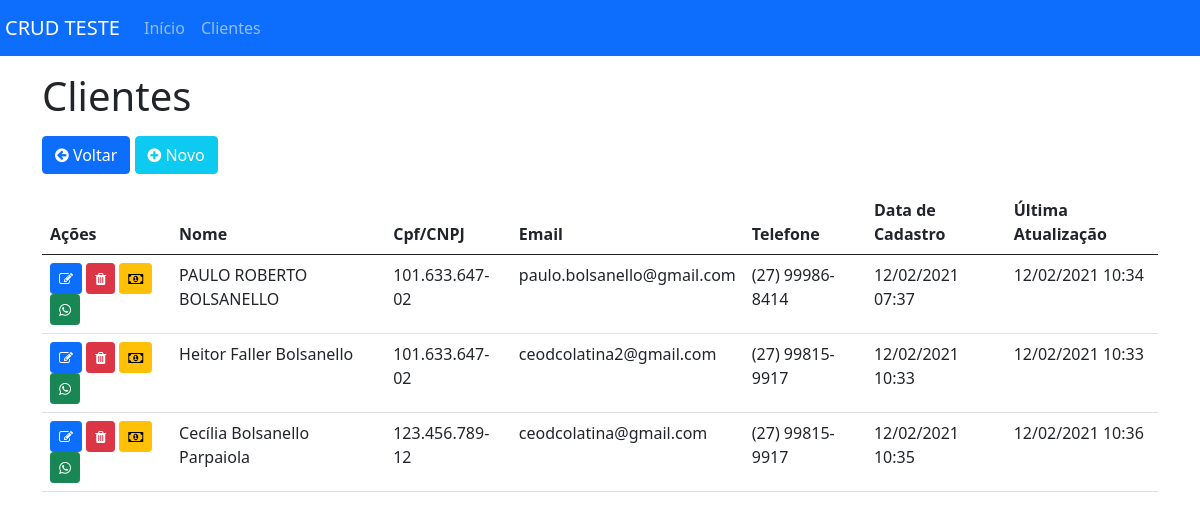
Screenshot of /clientes with the database file from the repository.
### tables this page shows
CREATE TABLE `clientes` (
  `id` int(11) NOT NULL,
  `nome` varchar(250) NOT NULL,
  `cpfcnpj` varchar(15) NOT NULL,
  `data_nascimento` date NOT NULL,
  `email` varchar(250) NOT NULL,
  `telefone` varchar(15) NOT NULL,
  `endereco` varchar(250) NOT NULL,
  `numero` varchar(255) NOT NULL,
  `bairro` varchar(255) NOT NULL,
  `cep` varchar(10) NOT NULL,
  `cidade` varchar(250) NOT NULL,
  `estado` varchar(2) NOT NULL,
  `created` datetime DEFAULT NULL,
  `updated` datetime DEFAULT NULL,
  `deleted` datetime DEFAULT NULL
);

### Classes/url.php (called while the page is built, shortened)
<?php
class Url
{
    private static $url = null;
    private static $baseUrl = null;
    public static function getBase()
    {
        if( self::$baseUrl != null )
            return self::$baseUrl;
        $startUrl = strlen( $_SERVER["DOCUMENT_ROOT"] );
        $excludeUrl = substr( $_SERVER["SCRIPT_FILENAME"], $startUrl, -9 );
        if( $excludeUrl[0] == "/" )
            self::$baseUrl = $excludeUrl;
        else
            self::$baseUrl = "/" . $excludeUrl;
        return self::$baseUrl;
    }
    public static function getURL( $id )
    {
        if( isset( self::$url[ $id ] ) )
            return self::$url[ $id ];
        return null;
    }
    private static function getURLList()
    {
        $startUrl = strlen( $_SERVER["DOCUMENT_ROOT"] ) -1;
        $excludeUrl = substr( $_SERVER["SCRIPT_FILENAME"], $startUrl, -10 );
        $request = $_SERVER['REQUEST_URI'];
        $request = substr( $request, strlen( $excludeUrl ) );
        $urlTmp = explode("?", $request);
        $request = $urlTmp[ 0 ];
        $urlExplodida = explode("/", $request);
        $retorna = array();
        for($a = 0; $a <= count($urlExplodida); $a ++)
        {
            if(isset($urlExplodida[$a]) AND $urlExplodida[$a] != "")
            {
                array_push($retorna, $urlExplodida[$a]);
            }
        }
        self::$url = $retorna;
    }
}
?>

### Classes/Cliente.php (called while the page is built, shortened)
<?php
class Cliente{
    private $table = "clientes";
    public function fetchAll(){
        try {
            $conexao = Database::conexao();
            $stmt = $conexao->prepare("SELECT * FROM ".$this->table." WHERE deleted IS NULL");
            $data = [];
            if ($stmt->execute()) {
                while ($result = $stmt->fetch(PDO::FETCH_OBJ)) {
                    $data[] = array(
                                    "id" => $result->id,
                                    "nome" => $result->nome,
                                    "cpfcnpj" => $result->cpfcnpj,
                                    "data_nascimento" => $result->data_nascimento,
                                    "email" => $result->email,
                                    "telefone" => $result->telefone,
                                    "endereco" => $result->endereco,
                                    "numero" => $result->numero,
                                    "bairro" => $result->bairro,
                                    "cep" => $result->cep,
                                    "cidade" => $result->cidade,
                                    "estado" => $result->estado,
                                    "created" => $result->created,
                                    "updated" => $result->updated,
                                    "deleted" => $result->deleted,
                                );
                }
                return $data;
            } else {
                echo "Erro: Não foi possível recuperar os dados do banco de dados";
            }
        } catch (PDOException $erro) {
            echo "Erro: ".$erro->getMessage();
        }
    }
}

### Helpers/Common.php (called while the page is built, shortened)
<?php
class Common {
    public static function getMaskedDocumento($doc){
        $doc = self::Replace('/[^0-9]/','',$doc);
        return self::Mask($doc,(strlen($doc)>11?'##.###.###/####-##':'###.###.###-##'));
    }
    public static function Replace($regularexp, $to, $string){
        return preg_replace_callback($regularexp, function () use ($to) { return $to; }, $string);
    }
    public static function Mask($val, $mask) {
        $val = self::Replace('/[^0-9]/','', $val);
        $maskared = '';
        $k = 0;
        for ($i = 0; $i <= strlen($mask) - 1; $i++) {
            if ($mask[$i] == '#') {
                if (isset($val[$k]))
                    $maskared .= $val[$k++];
            }
            else {
                if (isset($mask[$i]))
                    $maskared .= $mask[$i];
            }
        }
        return $maskared;
    }
}

### Helpers/Data.php (called while the page is built, shortened)
<?php
class Data {
    public static function getFormat($data, $formato, $lang = 'PT') {
        if (self::isValid($data)) {
            $regex2 = '/^([0-9]{4})-([0-9]{2})-([0-9]{2})/';
            $arrDate = array(
                'h' => 0,
                'i' => 0,
                's' => 0,
                'd' => 0,
                'm' => 0,
                'y' => 0,
            );
            $pData = explode(" ", $data);
            if (preg_match($regex2, $data)) {
                list($arrDate['y'], $arrDate['m'], $arrDate['d']) = explode('-', $pData[0]);
            } else {
                list($arrDate['d'], $arrDate['m'], $arrDate['y']) = explode('/', $pData[0]);
            }
            if (isset($pData[1])) {
                list($arrDate['h'], $arrDate['i'], $arrDate['s']) = explode(':', $pData[1]);
            }
            $mkDate = mktime($arrDate['h'], $arrDate['i'], $arrDate['s'], $arrDate['m'], $arrDate['d'], $arrDate['y']);
            if (strtolower($formato) == 'extenso') {
                $result = $arrDate['d'] . ' de ' . self::getNomeMes($arrDate['m'], $lang) . ' de ' . $arrDate['y'];
            } elseif (strtolower($formato) == 'completa') {
                $replacement = ($lang != 'EN' ? "%s, %s de %s de %s" : '%s, %s %s %s');
                $result = sprintf($replacement, self::getNomeDiaSemana(date("w", $mkDate), $lang), $arrDate['d'], self::getNomeMes($arrDate['m'], $lang), $arrDate['y']
                );
            } else {
                $result = date($formato, $mkDate);
            }
            return $result;
        } else {
            return 'Invalid date.';
        }
    }
    public static function isValid($data) {
        $regex1 = '/^([0-9]{2})\/([0-9]{2})\/([0-9]{4})/';
        $regex2 = '/^([0-9]{4})-([0-9]{2})-([0-9]{2})/';
        $arrDate = array(
            'h' => 0,
            'i' => 0,
            's' => 0,
            'd' => 0,
            'm' => 0,
            'y' => 0,
        );
        $pData = explode(" ", $data);
        $test1 = @preg_match($regex1, $data);
        $test2 = @preg_match($regex2, $data);
        if ($test2) {
            list($arrDate['y'], $arrDate['m'], $arrDate['d']) = explode('-', $pData[0]);
        } elseif ($test1) {
            list($arrDate['d'], $arrDate['m'], $arrDate['y']) = explode('/', $pData[0]);
        } else {
            return false;
        }
        return checkdate($arrDate['m'], $arrDate['d'], $arrDate['y']);
    }
}

### modulos/clientes.php (the view, shortened to what this page needs)
<?php
$cliente = new Cliente();
?>
<h1 class="mb-3">Clientes</h1>
<a href="<?php echo URL::getBase(); ?>" class="btn btn-primary mb-3 float-right">  <i class="fa fa-arrow-circle-left"></i> Voltar</a>
<a href="#" class="btn btn-info mb-3 float-right text-white"  data-toggle="modal" data-target="#staticBackdrop">  <i class="fa fa-plus-circle"></i> Novo</a>
<?php
    if(count($cliente->fetchAll()) != 0){
?>
<table class="table">
  <thead>
    <tr>
      <th scope="col">Ações</th>
      <th scope="col">Nome</th>
      <th scope="col">Cpf/CNPJ</th>
      <th scope="col">Email</th>
      <th scope="col">Telefone</th>
      <th scope="col">Data de Cadastro</th>
      <th scope="col">Última Atualização</th>
    </tr>
  </thead>
  <tbody>
    <?php
        foreach($cliente->fetchAll() as $cliente){
    ?>
        <tr>
            <th>
                <button type="button" onclick="carregaCliente(<?php echo $cliente['id']; ?>)" class="btn btn-sm btn-primary" alt="Editar"><i class="fa fa-edit"></i></button>
                <button type="button" onclick="excluirCliente(<?php echo $cliente['id']; ?>)" class="btn btn-sm btn-danger" alt="Excluir"><i class="fa fa-trash"></i></button>
                <a href="<?php echo URL::getBase(); ?>dividas/cliente/<?php echo $cliente['id']; ?>"  class="btn btn-sm btn-warning"><i class="fa fa-money"></i></a>
                <a href="https://wa.me/55<?php echo $cliente['telefone'];?>" target="_blank" class="btn btn-sm btn-success"><i class="fa fa-whatsapp"></i></a>
            </th>
            <td><?php echo $cliente['nome'];?></td>
            <td><?php echo Common::getMaskedDocumento($cliente['cpfcnpj']);?></td>
            <td><?php echo $cliente['email'];?></td>
            <td>
                <?php
                    $telefone = ( strlen($cliente['telefone']) == 11 ? Common::Mask($cliente['telefone'], "(##) #####-####") : Common::Mask($cliente['telefone'], "(##) ####-####"));
                    echo $telefone;
                ?>
            </td>
            <td><?php echo Data::getFormat($cliente['created'], 'd/m/Y H:i');?></td>
            <td><?php if($cliente['updated']!=''){echo Data::getFormat($cliente['updated'], 'd/m/Y H:i'); }else{echo "-";}?></td>
        </tr>
    <?php }
    ?>
  </tbody>
</table>
<?php }else{ ?>
    <?php echo '<div class="alert alert-warning" role="alert">
                Não há registros para serem exibidos
                </div>'; ?>
<?php } ?>

### index.php (shortened to what this page needs)
<!doctype html>
<html lang="pt-br">
  <head>
    <link href="https://cdn.jsdelivr.net/npm/bootstrap@5.0.0-beta2/dist/css/bootstrap.min.css" rel="stylesheet">
    <link href="https://stackpath.bootstrapcdn.com/font-awesome/4.7.0/css/font-awesome.min.css" rel="stylesheet">
  </head>
  <body style="min-height: 75rem; padding-top: 4.5rem;">
    <header>
    <div class="container" >
    <nav class="navbar navbar-expand-md navbar-dark fixed-top bg-primary">
        <a class="navbar-brand" style="margin-left:5px" href="#">CRUD TESTE</a>
        <div class="collapse navbar-collapse" id="navbarCollapse">
            <ul class="navbar-nav mr-auto">
            <li class="nav-item active">
                <a class="nav-link" href="<?php echo URL::getBase(); ?>" id="nomeCliente">Início</a>
            </li>
            <li class="nav-item">
                <a class="nav-link" href="<?php echo URL::getBase(); ?>clientes" id="nomeCliente">Clientes</a>
            </li>
            </ul>
        </div>
        </nav>
    </div>
    <header>
      <div class="container" >
      <?php
        $modulo = Url::getURL( 0 );
        if( file_exists( "modulos/" . $modulo . ".php" ) )
            require "modulos/" . $modulo . ".php";
        else
            require "modulos/404.php";
        ?>
      </div>
</body>
</html>

### rows the page displays
clientes: nome "PAULO ROBERTO BOLSANELLO", cpfcnpj "101.633.647-02", email "paulo.bolsanello@gmail.com", telefone "(27) 99986-8414", created "12/02/2021 07:37", updated "12/02/2021 10:34"
clientes: nome "Heitor Faller Bolsanello", cpfcnpj "101.633.647-02", email "ceodcolatina2@gmail.com", telefone "(27) 99815-9917", created "12/02/2021 10:33", updated "12/02/2021 10:33"
clientes: nome "Cecília Bolsanello Parpaiola", cpfcnpj "123.456.789-12", email "ceodcolatina@gmail.com", telefone "(27) 99815-9917", created "12/02/2021 10:35", updated "12/02/2021 10:36"
